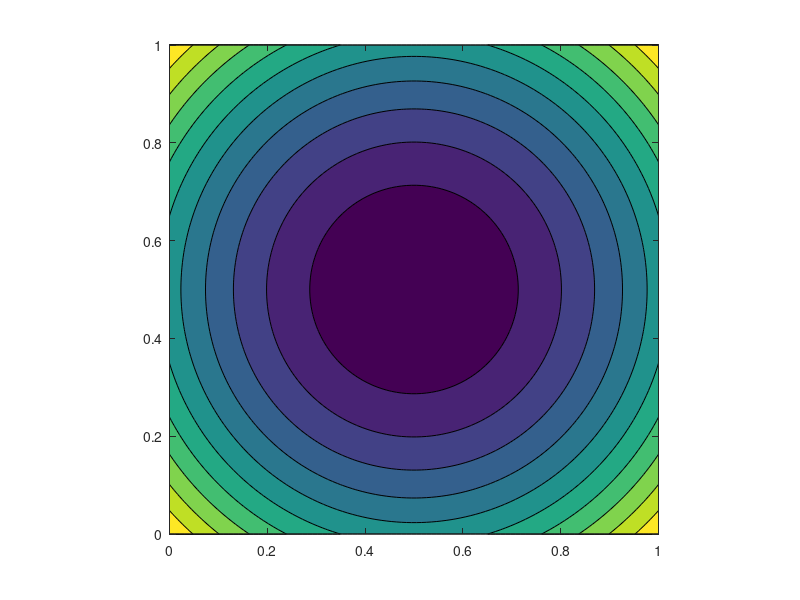

The MATLAB source for this figure:
clear; clc;
x = linspace(0,1);
y = linspace(0,1);
[X,Y] = meshgrid(x,y);
Z = (X-0.5).^2+(Y-0.5).^2;
contourf(X,Y,Z,10); axis equal; 

